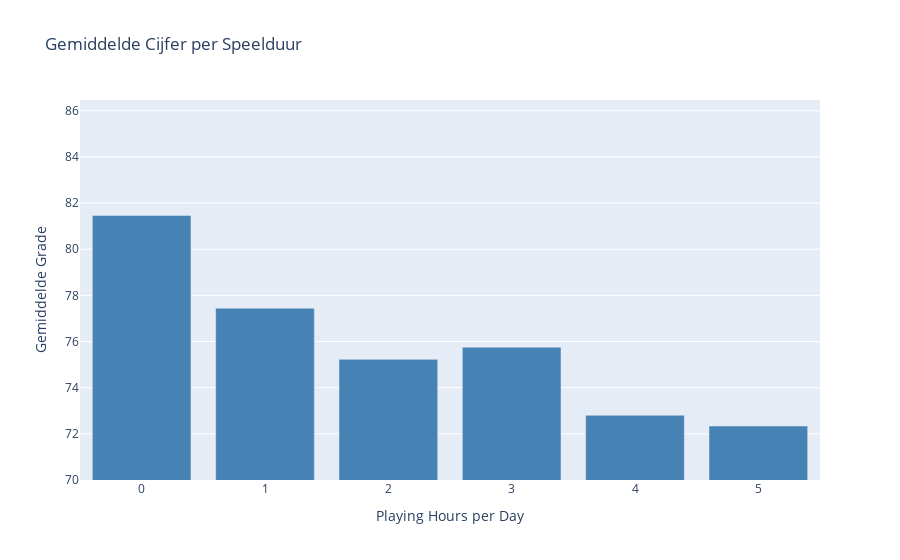

Notebook cell for this chart:
### Markdown cell above
#### 3.2.1 Argument 1 voor perspectief 2: Meer gamen, minder presteren: het effect van dagelijkse speeltijd
Studenten die meer dan 3 uur per dag gamen behalen significant lagere cijfers dan hun medestudenten.

### Code cell
df2["Grade"] = pd.to_numeric(df2["Grade"], errors="coerce")

# Gemiddeld cijfer per gametijd
avg_grades = df2.groupby("Playing Hours")["Grade"].mean().reset_index()

# Plotly Go: éénkleurige bar chart
fig = go.Figure(
    data=go.Bar(
        x=avg_grades["Playing Hours"],
        y=avg_grades["Grade"],
        marker_color="steelblue"  # één vaste kleur
    )
)

# Layout en stijlen
fig.update_layout(
    title="Gemiddelde Cijfer per Speelduur",
    xaxis_title="Playing Hours per Day",
    yaxis_title="Gemiddelde Grade",
    yaxis=dict(range=[70, avg_grades["Grade"].max() + 5]),
    showlegend=False  # geen legenda
)

fig.show()

### Figure 1 — Plotly figure (JSON) as saved in the notebook; plotly's stock layout.template omitted (floating-point values rounded to 4 significant figures)
{"data": [{"marker": {"color": "steelblue"}, "type": "bar", "x": [0, 1, 2, 3, 4, 5], "y": [81.46, 77.44, 75.23, 75.75, 72.8, 72.34]}], "layout": {"showlegend": false, "title": {"text": "Gemiddelde Cijfer per Speelduur"}, "xaxis": {"title": {"text": "Playing Hours per Day"}}, "yaxis": {"range": [70, 86.46], "title": {"text": "Gemiddelde Grade"}}}}
